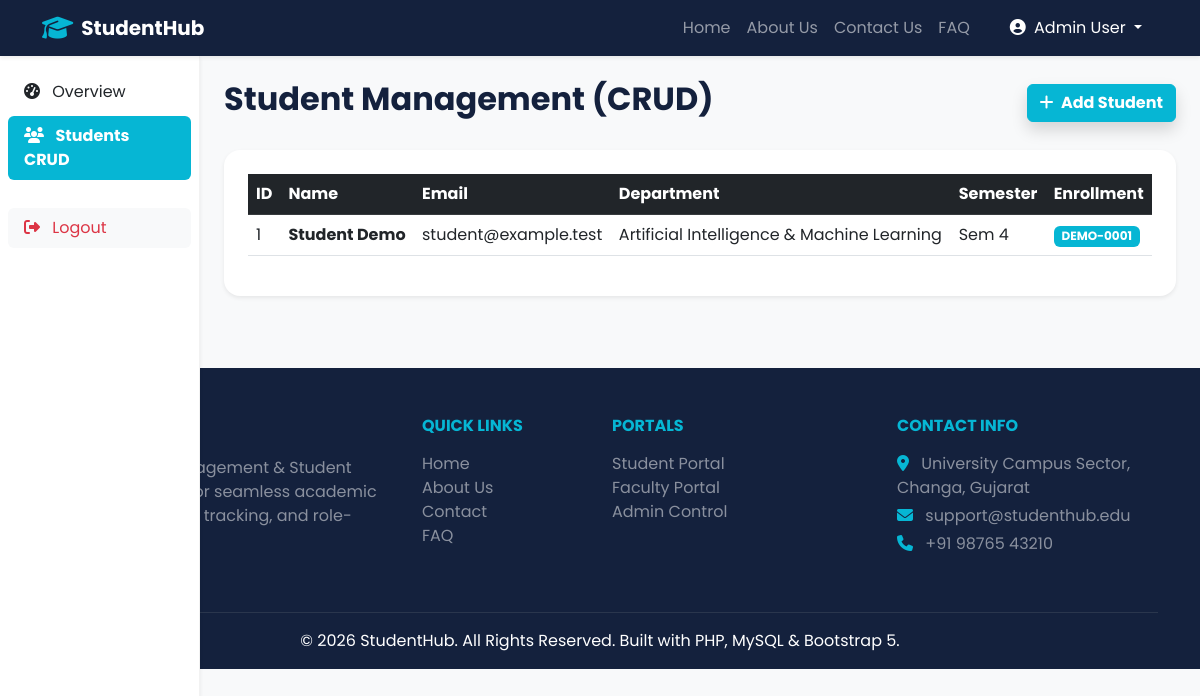
The app's page /admin/students.php (signed in) with its own data.
### tables this page shows
CREATE TABLE students (
    id INT AUTO_INCREMENT PRIMARY KEY,
    user_id INT NOT NULL,
    name VARCHAR(100) NOT NULL,
    email VARCHAR(100) NOT NULL UNIQUE,
    department VARCHAR(100) NOT NULL,
    semester INT NOT NULL,
    enrollment_number VARCHAR(50) NOT NULL UNIQUE,
    created_at TIMESTAMP DEFAULT CURRENT_TIMESTAMP,
    FOREIGN KEY (user_id) REFERENCES users(id) ON DELETE CASCADE
);

### admin/students.php (the view, shortened to what this page needs)
<?php
require_once '../config/db.php';
$students = $pdo->query("SELECT * FROM students ORDER BY id DESC")->fetchAll();
require_once '../includes/header.php';
?>
<div class="container-fluid">
    <div class="row">
        <div class="col-md-3 col-lg-2 d-md-block bg-white sidebar collapse shadow-sm p-0 min-vh-100">
            <div class="position-sticky pt-3">
                <ul class="nav flex-column px-2">
                    <li class="nav-item mb-1"><a class="nav-link rounded text-dark" href="index.php"><i class="fas fa-tachometer-alt me-2"></i> Overview</a></li>
                    <li class="nav-item mb-1"><a class="nav-link rounded active bg-cyan text-white fw-bold" href="students.php"><i class="fas fa-users me-2"></i> Students CRUD</a></li>
                    <li class="nav-item mt-4"><a class="nav-link rounded text-danger bg-light" href="<?= BASE_URL ?>logout.php"><i class="fas fa-sign-out-alt me-2"></i> Logout</a></li>
                </ul>
            </div>
        </div>
        <main class="col-md-9 ms-sm-auto col-lg-10 px-md-4 py-4">
            <div class="d-flex justify-content-between align-items-center mb-4">
                <h2 class="fw-bold text-navy">Student Management (CRUD)</h2>
                <a href="<?= BASE_URL ?>register.php" class="btn btn-cyan text-white fw-bold shadow"><i class="fas fa-plus me-1"></i> Add Student</a>
            </div>
            <div class="card border-0 shadow-sm rounded-4 p-4">
                <div class="table-responsive">
                    <table class="table table-hover align-middle">
                        <thead class="table-dark bg-navy">
                            <tr>
                                <th>ID</th>
                                <th>Name</th>
                                <th>Email</th>
                                <th>Department</th>
                                <th>Semester</th>
                                <th>Enrollment</th>
                            </tr>
                        </thead>
                        <tbody>
                            <?php foreach($students as $s): ?>
                            <tr>
                                <td><?= $s['id'] ?></td>
                                <td class="fw-bold"><?= htmlspecialchars($s['name']) ?></td>
                                <td><?= htmlspecialchars($s['email']) ?></td>
                                <td><?= htmlspecialchars($s['department']) ?></td>
                                <td>Sem <?= htmlspecialchars($s['semester']) ?></td>
                                <td><span class="badge bg-cyan text-white"><?= htmlspecialchars($s['enrollment_number']) ?></span></td>
                            </tr>
                            <?php endforeach; ?>
                        </tbody>
                    </table>
                </div>
            </div>
        </main>
    </div>
</div>
<?php require_once '../includes/footer.php'; ?>

### assets/css/style.css (style rules this page uses)
:root { --navy: #14213D; --royal-blue: #2563EB; --cyan: #06B6D4; --light-grey: #F8FAFC; }
body { font-family: 'Poppins', sans-serif; background-color: var(--light-grey); color: var(--navy); }
.bg-navy { background-color: var(--navy) !important; }
.text-navy { color: var(--navy) !important; }
.bg-cyan { background-color: var(--cyan) !important; }
.btn-cyan { background-color: var(--cyan); border-color: var(--cyan); color: #fff; }

### assets/css/dashboard.css (style rules this page uses)
.sidebar { position: fixed; top: 56px; bottom: 0; left: 0; z-index: 99; padding-top: 20px; background-color: #ffffff; overflow-y: auto; border-right: 1px solid rgba(0, 0, 0, 0.05); }

### records on screen
students: id "1", name "Student Demo", email "student@example.test", department "Artificial Intelligence & Machine Learning", semester "4", enrollment_number "DEMO-0001"

### other values on screen
SITE_NAME "StudentHub"
$_SESSION['name'] "Admin User"
